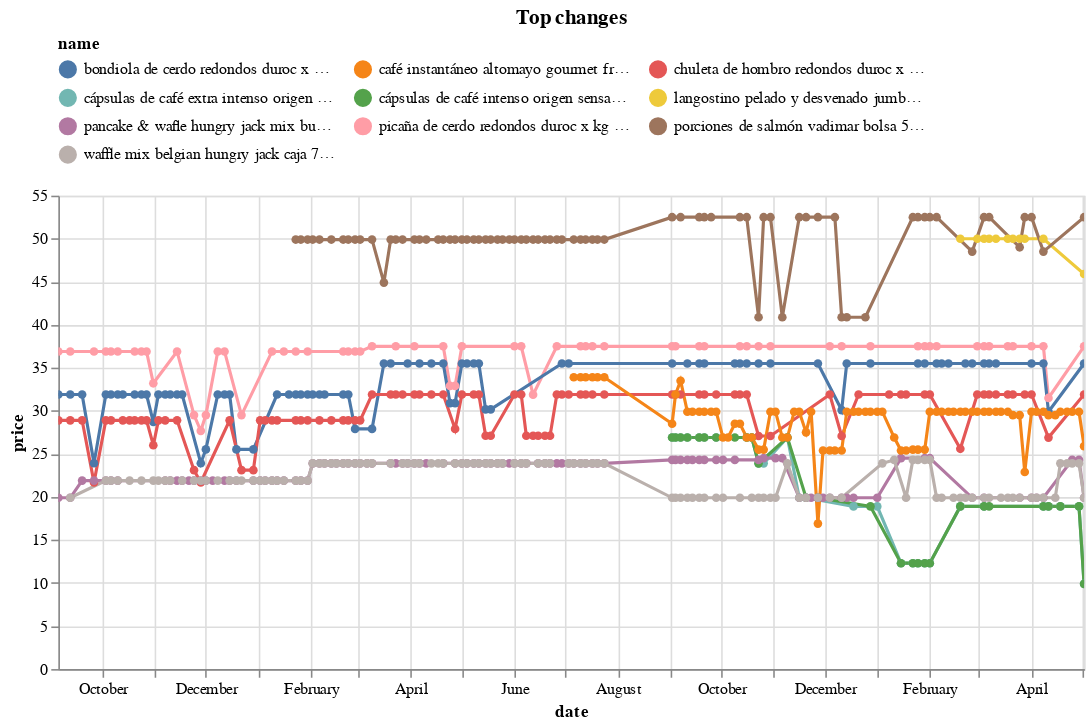

Notebook code for this chart:
### Code cell
top_changes_abs.head(10).pipe(plot_changes, 'Top changes')

### Figure 1 — Vega-Lite specification as saved in the notebook (floating-point values rounded to 4 significant figures; data arrays with more than 128 entries replaced by an {"elided": "..."} marker saying what was removed)
{"config": {"view": {"continuousWidth": 300, "continuousHeight": 300}, "legend": {"columns": 3, "orient": "top"}}, "data": {"name": "data-80a8bf6da75b6fa6ff01ec9926f03739"}, "mark": {"type": "line", "point": true}, "encoding": {"color": {"field": "name", "scale": {"domain": ["bondiola de cerdo redondos duroc x kg (plaza_vea)", "café instantáneo altomayo gourmet frasco 170g (plaza_vea)", "chuleta de hombro redondos duroc x kg (plaza_vea)", "cápsulas de café extra intenso origen sensations caja 16un (plaza_vea)", "cápsulas de café intenso origen sensations caja 16un (plaza_vea)", "langostino pelado y desvenado jumbo santa priscila bolsa 454g (plaza_vea)", "pancake & wafle hungry jack mix but caja 907g (plaza_vea)", "picaña de cerdo redondos duroc x kg (plaza_vea)", "porciones de salmón vadimar bolsa 500g (plaza_vea)", "waffle mix belgian hungry jack caja 794g (plaza_vea)"]}, "type": "nominal"}, "tooltip": [{"field": "name", "type": "nominal"}, {"field": "price", "type": "quantitative"}, {"field": "last_price", "type": "quantitative"}], "x": {"field": "date", "type": "temporal"}, "y": {"field": "price", "type": "quantitative"}}, "params": [{"name": "param_7", "select": {"type": "point", "fields": ["name"]}, "bind": "legend"}, {"name": "param_8", "select": {"type": "interval", "encodings": ["x", "y"]}, "bind": "scales"}], "title": "Top changes", "transform": [{"filter": {"param": "param_7"}}], "width": 650, "$schema": "https://vega.github.io/schema/vega-lite/v5.17.0.json", "datasets": {"data-80a8bf6da75b6fa6ff01ec9926f03739": {"elided": "679 records"}}}
